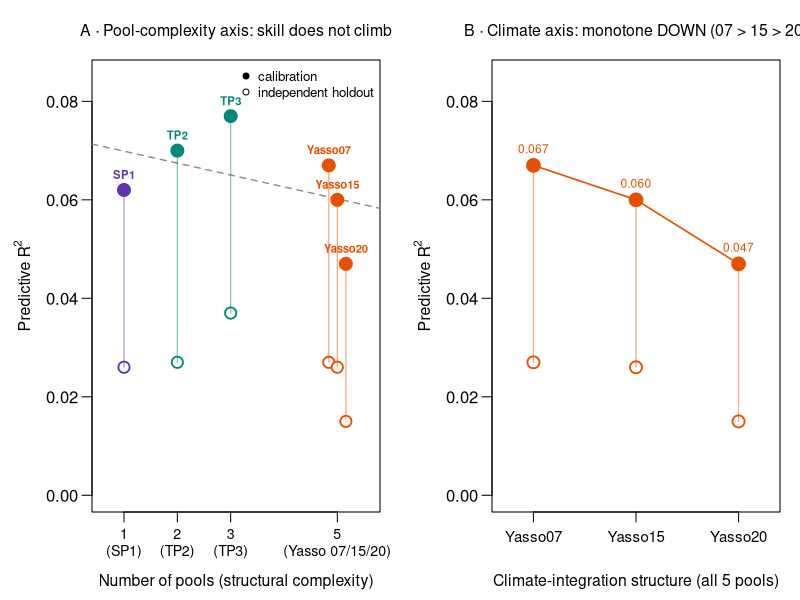

R code for this plot:
setwd("/Users/ilmenichetti/Library/CloudStorage/OneDrive-Valtion/HIKET/SOC_modeling")
# F6b — skill (R^2) does NOT climb the structural-complexity ladder, on EITHER axis.
# Source: multimodel_metrics(_holdout)_20260710_* (flux-bounded run). Values hardcoded
# (they are the headline R^2 already reported in the metrics tables).

models <- c("SP1","TP2","TP3","Yasso07","Yasso15","Yasso20")
pools  <- c(1, 2, 3, 5, 5, 5)                       # structural pool count
calib  <- c(0.062, 0.070, 0.077, 0.067, 0.060, 0.047)
hold   <- c(0.026, 0.027, 0.037, 0.027, 0.026, 0.015)
col_m  <- c(SP1="#5e35b1", TP2="#00897b", TP3="#00897b",
            Yasso07="#e65100", Yasso15="#e65100", Yasso20="#e65100")

png("manuscript/figures/F6b_skill_vs_complexity.png", width=10, height=4.8, units="in", res=200)
par(mfrow=c(1,2), mar=c(4.4,4.6,3.0,1.0), mgp=c(2.6,0.7,0))
yl <- c(0, 0.085)

## ---- Panel A: pool-complexity axis ----------------------------------------
xj <- pools + c(0,0,0,-0.16,0,0.16)                 # jitter the three 5-pool models
plot(NA, xlim=c(0.6,5.6), ylim=yl, axes=FALSE, xlab="", ylab="")
axis(1, at=c(1,2,3,5), labels=c("1\n(SP1)","2\n(TP2)","3\n(TP3)","5\n(Yasso 07/15/20)"),
     padj=0.5, cex.axis=0.85)
axis(2, las=1); box()
mtext("Number of pools (structural complexity)", side=1, line=2.9, cex=0.95)
mtext(expression("Predictive "*R^2), side=2, line=2.9, cex=0.95)
# flat OLS reference through calibration R^2 (shows no upward climb)
abline(lm(calib ~ pools), col="grey55", lwd=1.4, lty=2)
# holdout (open) then calibration (filled)
points(xj, hold,  pch=21, bg="white",    col=col_m, cex=1.5, lwd=1.8)
points(xj, calib, pch=21, bg=col_m,       col=col_m, cex=1.7, lwd=1.2)
segments(xj, hold, xj, calib, col=adjustcolor(col_m,0.5), lwd=1.2)
text(xj, calib, models, pos=3, offset=0.55, cex=0.68, col=col_m, font=2)
legend("topright", bty="n", cex=0.8, pch=21,
       pt.bg=c("black","white"), col="black",
       legend=c("calibration", "independent holdout"))
title(main="A · Pool-complexity axis: skill does not climb", cex.main=0.95, font.main=1)

## ---- Panel B: climate-integration sub-axis (Yasso only) -------------------
yx <- 1:3; yi <- 4:6
plot(NA, xlim=c(0.7,3.3), ylim=yl, axes=FALSE, xlab="", ylab="")
axis(1, at=yx, labels=c("Yasso07","Yasso15","Yasso20"), cex.axis=0.9)
axis(2, las=1); box()
mtext("Climate-integration structure (all 5 pools)", side=1, line=2.9, cex=0.95)
mtext(expression("Predictive "*R^2), side=2, line=2.9, cex=0.95)
lines(yx, calib[yi], col="#e65100", lwd=1.6)
points(yx, hold[yi],  pch=21, bg="white",   col="#e65100", cex=1.6, lwd=1.8)
points(yx, calib[yi], pch=21, bg="#e65100",  col="#e65100", cex=1.8, lwd=1.2)
segments(yx, hold[yi], yx, calib[yi], col=adjustcolor("#e65100",0.5), lwd=1.2)
text(yx, calib[yi], sprintf("%.3f", calib[yi]), pos=3, offset=0.6, cex=0.72, col="#e65100")
title(main="B · Climate axis: monotone DOWN (07 > 15 > 20)", cex.main=0.95, font.main=1)

dev.off()
cat("Wrote manuscript/figures/F6b_skill_vs_complexity.png\n")
cat(sprintf("Calib slope vs pools: %+.5f R^2/pool\n", coef(lm(calib~pools))[2]))
